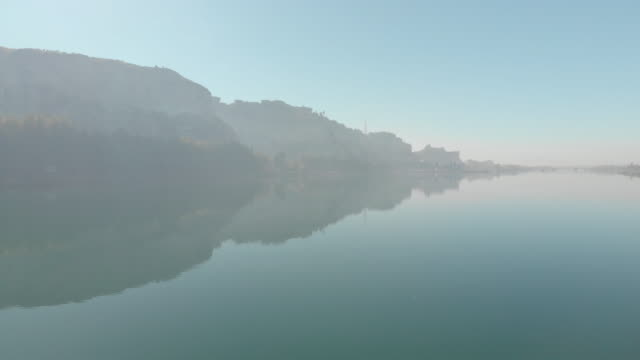
#> input picture 3rd year/1st semester/VA/22-23/ExFinal_22-23/images_exam/contrast_example.jpg, 640 x 360 px
$ jupyter execute Final23.ipynb   (shell and % lines are left out)
#> lines starting #> are read from the running program, lines starting #| are printed output that depends on the picture; long printed decimals are rounded
----------------------------------------------------------------------------------------------------
----------------------------------------------------------------------------------------------------

<h1><center>

Practical exam on Computer Vision

(February, 6th, 2023 )
</center></h1>

----------------------------------------------------------------------------------------------------
----------------------------------------------------------------------------------------------------

Esta es la parte práctica del examen final de Visión artificial, curso 2022-23.

El examen práctico debería ser resuelto en un máximo de 2 horas. Para aprobar la asignatura se han de aprobar ambas partes, teórica y práctica. Cada ejercicio se encuentra definido con su correspondiendiente puntuación. Priorice adecuadamente.

Tengase en cuenta que no es tan importante que el resultado final sea exactamente igual a los ejemplos que pueden proporcionarse en los enunciados, sino que se tendrá en cuenta cómo el alumno resuelve el problema.

----------------------------------------------------------------------------------------------------

[cell 1]
import numpy as np # useful for manipulating matrices
from skimage import io # useful for image loading and saving
from matplotlib import pyplot as plt # useful for plotting images on iPython or Jupyter Notebooks
from skimage import img_as_float
from skimage.color import rgb2gray
from skimage import exposure # To get histogram of images
from skimage.transform import resize
from skimage.color.adapt_rgb import adapt_rgb, each_channel # To apply Gaussian on RGB images
from skimage import filters # To use filters like Gaussian, Roberts, etc...
from skimage.util import random_noise # To add noise
from skimage import feature # To apply Canny
import matplotlib.animation as animation

### FACE DETECTION
from skimage.feature import haar_like_feature
from skimage.feature import haar_like_feature_coord
from skimage.feature import draw_haar_like_feature
from skimage.transform import integral_image


@adapt_rgb(each_channel) # Decorator from Scikit Image to process rgb images on filtering
def gaussian_each(image, sigma): # Pass each of the RGB channels to the filter one-by-one, and stitch the results back into an RGB image.
    return filters.gaussian(image, sigma)

## Ejercicio 1

**Ex1.1** (0.5 pt) Lee la imagen `./images_exam/contrast_example.jpg`. Convierte la imagen a escala de grises, imprime las características de las dos imagen (tamaño, tipo de datos, valor máximo y mínimo). **¿Consideras que la imagen en escala de grises es una imagen de bajo contraste?**

Muestra la imagen a color y en escala de grises en la misma figura, **ambas sin el realce de contraste automático que realiza la función `imshow()`**, con el título que indica de qué tipo de imagen se trata.

[cell 2]
# your solution here

#open the image
im = io.imread('./images_exam/contrast_example.jpg')
#> im is the input picture: shape (360, 640, 3); mean R, G, B 141.4, 164.8, 168.8

#print the information that we need
print("_______ORIGINAL_______",
'\nImage size: ', im.shape,
'\nImage data type: ', im.dtype,
"\nMinimal value: ", im.min(),
"\nMaximal vlaue: ", im.max())
#| _______ORIGINAL_______
#| Image size:  (360, 640, 3)
#| Image data type:  uint8
#| Minimal value:  70
#| Maximal vlaue:  241


im_gs = rgb2gray(im) #converting to grayscale

#print the information that we need
print("\n_______GRAYSCALE_______",
'\nImage size: ', im_gs.shape,
'\nImage data type: ', im_gs.dtype,
"\nMinimal value: ", im_gs.min(),
"\nMaximal vlaue: ", im_gs.max())
#| _______GRAYSCALE_______
#| Image size:  (360, 640)
#| Image data type:  float64
#| Minimal value:  0.3792
#| Maximal vlaue:  0.8971

#showing images
fig = plt.figure(figsize=(15,15))

ax = fig.add_subplot(1,2,1)
ax.title.set_text('Original Image')
ax.axis('off')
plt.imshow(im, vmin = 0, vmax = 255)

ax = fig.add_subplot(1,2,2)
ax.title.set_text('Grayscale Image')
ax.axis('off')
plt.imshow(im_gs, vmin = 0, vmax = 1, cmap='gray')

 >**¿Consideras que la imagen en escala de grises es una imagen de bajo contraste?** </p>
Si, lo considero ya que para que tubiese buen contraste deberia haver mas tonos de gris i solo tenemos de 0.3792270588235294 a 0.897126274509804 en una escala de 0 a 1.

**Ex 1.2** (1.0 pt) Escribe una función que nos permita visualizar los histogramas de cada uno de los tres canales junto con el de la imagen en escala de grises. **Aseguraos** de utilizar el tipo de datos como rango de entrada (**source_range**) en la función `histogram` para poder visualizar correctamente los valores de los bins del histograma.

Así mismo, limite el eje X a un valor adecuado (por ejemplo, entre [0,1] para imágenes de tipo `float`o [0,255] para imaǵenes de tipo `uint8`). Os mostramos un ejemplo adecuado.

Fijaos cómo los valores de los pixels se encuentran centrados en el eje X, tal y como corresponde según los valores máximos y mínimos que os mostrará la figura en el apartado anterior.

[cell 3]
def im_hist(im,  nbins=8) :

    # your solution here
    #we pass the image to grayscale
#> called with nbins = 128
    gray_im = rgb2gray(im)

    # now we grab rgb channels of original image separately
    r_im = im[:,:,0]  #red channel
    g_im = im[:,:,2]  #green channel
    b_im = im[:,:,1]  #blue channel


    # we pass all images to float
    gray_im = img_as_float(gray_im)
    r_im = img_as_float(r_im)
    g_im = img_as_float(g_im)
    b_im = img_as_float(b_im)

    # creating histoghram of every image
    hist_gray = exposure.histogram(gray_im, nbins, 'dtype')
    hist_r = exposure.histogram(r_im, nbins, 'dtype')
    hist_g = exposure.histogram(g_im, nbins, 'dtype')
    hist_b = exposure.histogram(b_im, nbins, 'dtype')

    # show all images
    fig, ax = plt.subplots(ncols = 1, figsize = (20, 5))
    width = 0.2 # set width of bins

    bins_gray = np.arange(0, nbins)
    bins_r = bins_gray + width
    bins_g = bins_gray + width * 2
    bins_b = bins_gray + width * 3

    # show histograms
    # i made the column gray because I think it's better to see the information clearer,
    # but if you want to see it in GreenYellow as the examble just comment this line an uncomment the one after this
    ax.bar(bins_gray, hist_gray[0], width=0.2, color='gray')
    # ax.bar(bins_gray, hist_gray[0], width=0.2, color='GreenYellow')
    ax.bar(bins_r, hist_r[0], width=0.2, color='red')
    ax.bar(bins_g, hist_g[0], width=0.2, color='green')
    ax.bar(bins_b, hist_b[0], width=0.2, color='blue')
    # setting title of each histogram
    ax.set_title('Histogram with ' + str(nbins) + ' bins')

    # we make a legend so it's easy to see which variable is which
    ax.legend(['Gray','Red', 'Green', 'Blue'])

    fig.tight_layout()
    # [5 lines of commented-out code are left out]
    plt.show()
#> figure, not shown here; tallest bar 12974 high, from x = 93.9 to 94.1; tallest bar 11968 high, from x = 102.1 to 102.3; tallest bar 16075 high, from x = 118.3 to 118.5

[cell 4]
im_hist(im, 128)

**Ex. 1.3** (1.0 pt) Realize una mejora del contraste de la **imagen RGB original**. Para ello hemos visto dos modos, uno manual y otro con una función de `skimage`. **Utiliza ambos.**

Muestra las imágenes antes y después de realizar el realce de contraste, eliminando el realce automático que realiza la función `imshow()`. Muestra el nuevo histrograma de las imágenes. Por ejemplo:

[cell 5]
# your solution here (1. Direct manipulation)
direct_manipulation = np.copy(im)
direct_manipulation = (direct_manipulation - direct_manipulation.min() / direct_manipulation.max() - direct_manipulation.min()) * 255
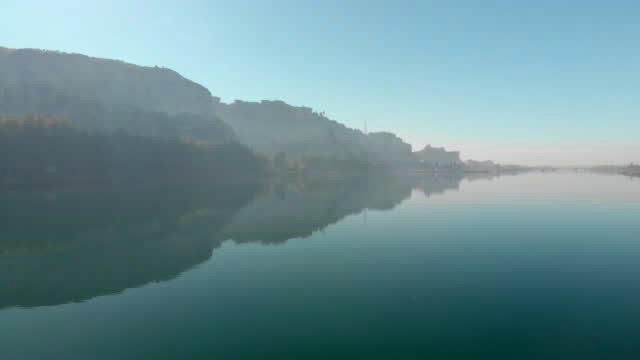
#> direct_manipulation: shape (360, 640, 3) float64; mean R, G, B 18126.3, 24090.9, 25111.7; drawn with min black and max white
#print(direct_manipulation.dtype) # it is float32
#showing images
fig = plt.figure(figsize=(15,15))

ax = fig.add_subplot(1,2,1)
ax.title.set_text('Original')
ax.axis('off')
plt.imshow(im, vmin = 0, vmax = 255)

ax = fig.add_subplot(1,2,2)
ax.title.set_text('Direct Manipulation')
ax.axis('off')
plt.imshow(direct_manipulation, vmin = 0, vmax = 1) #float32

im_hist(direct_manipulation, 64)

#hice la manipulacion directa vista en clase i no funciona

[cell 6]
# your solution here (2. scikit)
sc = im.copy()
scikit =  exposure.equalize_adapthist(sc)
print(scikit.dtype) # it is float64
#| float64
#showing images
fig = plt.figure(figsize=(15,15))

ax = fig.add_subplot(1,2,1)
ax.title.set_text('Original')
ax.axis('off')
plt.imshow(im, vmin = 0, vmax = 255)

ax = fig.add_subplot(1,2,2)
ax.title.set_text('scikit')
ax.axis('off')
plt.imshow(scikit, vmin = 0, vmax = 1) #float64

im_hist(scikit, 64)
#> call 3 of im_hist, with nbins = 64
#> in im_hist (call 3), `r_im = im[:,:,0]`:
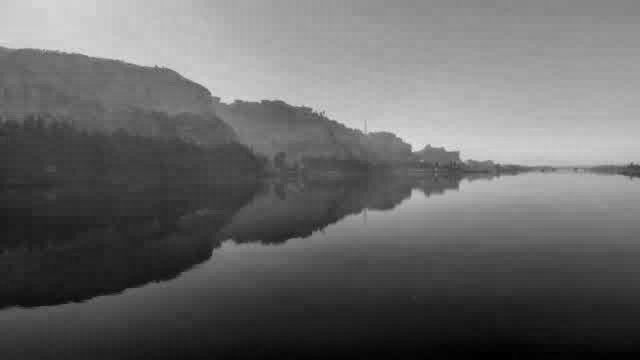
#> r_im: shape (360, 640) float64; min 0, max 0.89, mean 0.408

**Ex 1.4** (0.5 pt) Invierte los canales rojo y azul de la imagen con contraste realzado usando el canal verde de la imagen sin realce. Muestra la imagen original si realce, con realce y la nueva en una sola figura, así como el histograma de la nueva imagen.

[cell 7]
# your solution here
new_im = np.zeros(im.shape, dtype = np.float64)
imf = img_as_float(im)
new_im[:,:,0] = scikit[:,:,2] #el rojo es el azul realzado
new_im[:,:,2] = scikit[:,:,0] #el azul es el rojo realzado
new_im[:,:,1] = imf[:,:,1] #el verde se qeda igual sin realce
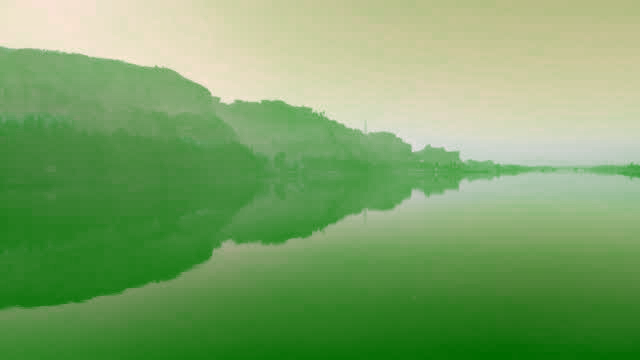
#> new_im: shape (360, 640, 3) float64; mean R, G, B 0.484, 0.646, 0.408

#showing images
fig = plt.figure(figsize=(15,15))

ax = fig.add_subplot(1,3,1)
ax.title.set_text('Original')
ax.axis('off')
plt.imshow(im, vmin = 0, vmax = 255)

ax = fig.add_subplot(1,3,2)
ax.title.set_text('scikit')
ax.axis('off')
plt.imshow(scikit, vmin = 0, vmax = 1)

ax = fig.add_subplot(1,3,3)
ax.title.set_text('new')
ax.axis('off')
plt.imshow(new_im, vmin = 0, vmax = 1)

## Ejercicio 2

**Ex 2.1** (1.5 pt.) Leed la imagen `images_exam/big_frame.jpg` y aplicad **filtro de media**, **filtro de mediana** y **filtro gausiano**.

En el filtro de media, utilizaremos una máscara cuadrada 2D para realizar la convolución. En el filtro de mediana, utilizaremos el kernel disk. **Buscad un tamaño de las máscaras adecuado, así como el valor sigma del filtro gausiano necesario,** para reducir el ruido.

Visualizar la imagen original y las resultantes en una sola figura, con sus respectivos títulos. **Comentad brevemente qué hace cada filtro así como cuál puede ser más adecuado para este problema.**

[cell 8]
# your solution here
bf = io.imread('./images_exam/big_frame.jpg')
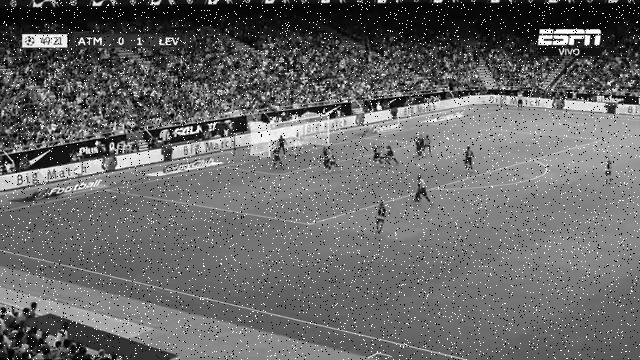
#> input picture 3rd year/1st semester/VA/22-23/ExFinal_22-23/images_exam/big_frame.jpg, 640 x 360 px
#> bf is the input picture: shape (360, 640); min 0, max 255, mean 104

# apply Gaussian filter function from sckit-image with sigma 2
bf_gaussian = np.copy(bf)
bf_gaussian = gaussian_each(bf_gaussian, 2)

#apply mean filter
bf_median = np.copy(bf)
filters.median(bf, out = bf_median)

#apply mean
from skimage import color
from scipy import ndimage # To use the convolve function
#your solution
# creating a two-dimensional uniform mask with a np.zeros array of 15x15
mask_h2d = np.zeros((15,15), dtype = np.uint8)
# setting all values to 1
mask_h2d[:,:] = 1
# normalize it dividing mask by the sum of all its values
mask_h2d = mask_h2d / np.sum(mask_h2d)
# apply the mask to the grayscale image using standard parameters
bf_convolved = ndimage.convolve(bf, mask_h2d, mode='constant', cval=0.0)


# showing the four images
fig = plt.figure(figsize = (15,15))

ax = fig.add_subplot(1 ,4, 1)
ax.title.set_text('original')
plt.axis('off')
plt.imshow(bf, cmap = 'gray')

ax = fig.add_subplot(1 ,4, 2)
ax.title.set_text('Gaussian with sigma 2')
plt.axis('off')
plt.imshow(bf_gaussian, cmap = 'gray')

ax = fig.add_subplot(1 ,4, 3)
ax.title.set_text('Median')
plt.axis('off')
plt.imshow(bf_median, cmap = 'gray')

ax = fig.add_subplot(1, 4, 4)
ax.title.set_text('Mean')
plt.axis('off')
plt.imshow(bf_convolved, cmap = 'gray')

**Ex 2.2** (1.5 pt.) Utilizando sólamente el filtro que os parezca más adecuado, vamos a aplicarlo a todo un video. Para ello, carga y visualiza las imágenes que se encuentra en el carpeta `images_exam/video_sp`. Una vez comprobado que todo funciona correctamente (las imágenes han de verse con ruido), aplica el filtro que mejor resultado te haya dado en el apartado anterior para visualizar las imágenes tan limpias como sea posible.

**Comenta cuál es el filtro más adecuado y por qué.** EL DE MEDIANA YA QUE EL RUIDO ES DE TIPO IMPULSO (CREO) YA QUE NO DISTINGO SI LOS PUNTOS SON SOLO BLANCOS O BLANCOS I NEGROS EN CUYO CASO SERIA TIPO SALT AND PEPPER. PARA AMBOS TIPOS EL FILTRO DE MEDIANA ES MÀS ÒPTIMO

[cell 9]
#your solution here
#apply median filter
# Reading a sequence of images from a folder
ic = io.ImageCollection('images_exam/video_sp/*.jpg')
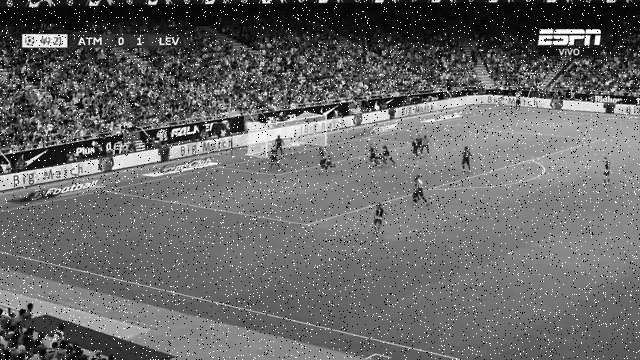
#> input picture 3rd year/1st semester/VA/22-23/ExFinal_22-23/images_exam/video_sp/frame-0031.jpg, 640 x 360 px
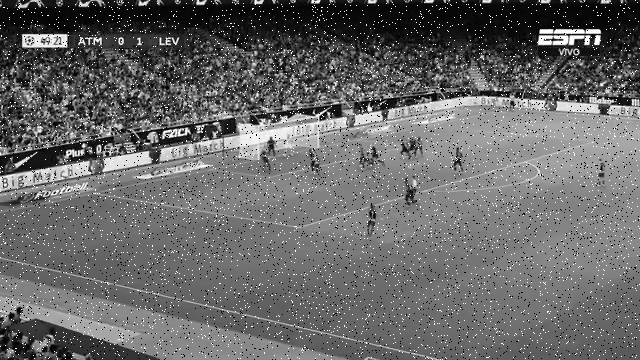
#> input picture 3rd year/1st semester/VA/22-23/ExFinal_22-23/images_exam/video_sp/frame-0033.jpg, 640 x 360 px
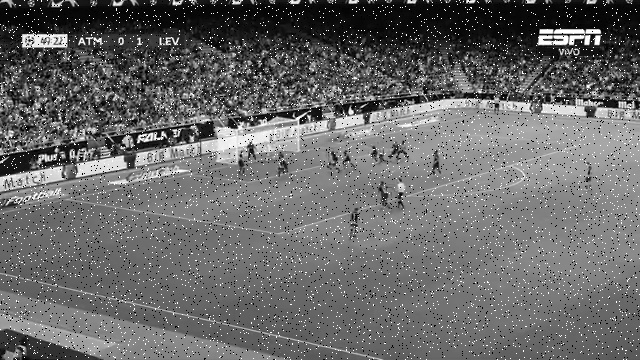
#> input picture 3rd year/1st semester/VA/22-23/ExFinal_22-23/images_exam/video_sp/frame-0037.jpg, 640 x 360 px
#> ic = 3 items

#Changing the pluggin is necessary always when visualizing a video!

#showing original video
fig = plt.figure()  # Create figure
im = plt.imshow(ic[0], animated=True) #Visualize the first image

def run(i):   #Updating the frame visualization
    im.set_array(ic[i]) #Changing the content of the canvas
    return im, #to return a tuple!

plt.show()
ani = animation.FuncAnimation(fig, run, interval=1, blit=True, frames=len(ic), repeat= False)
plt.show()

[cell 10]
#applying median filter to a video:

for frame in ic:
    #we apply median filter to every frame
    filters.median(frame, out = frame) #lo sustituimos por el que lleva filtro
#> this loop made 3 passes

#vemos el video filtrado #Changing the pluggin is necessary always when visualizing a video!

#showing original video
fig = plt.figure()  # Create figure
im = plt.imshow(ic[0], animated=True) #Visualize the first image

def run(i):   #Updating the frame visualization
    im.set_array(ic[i]) #Changing the content of the canvas
    return im, #to return a tuple!

plt.show()
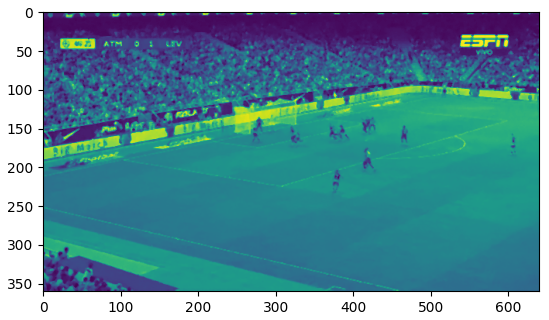
#> figure drawn by matplotlib, 1 panel
ani = animation.FuncAnimation(fig, run, interval=1, blit=True, frames=len(ic), repeat= False)
plt.show()

## Ejercicio 3

**Ex 3.1** (0.5 pt) Lee la imagen `./images_exam/template1.jpg`. Haz un resize de la imagen a $24\times24$ pixels. Convierte la imagen a escala de grises y visualiza ambas imágenes en una sola figura. Muestra el tipo de datos y el tamaño de cada una.

[cell 11]
# your solution here
tmp = io.imread('./images_exam/template1.jpg')
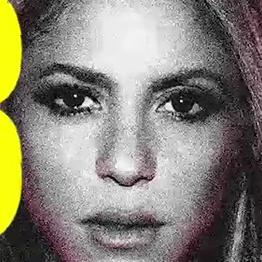
#> input picture 3rd year/1st semester/VA/22-23/ExFinal_22-23/images_exam/template1.jpg, 262 x 262 px
#> tmp is the input picture: shape (262, 262, 3); mean R, G, B 135.4, 131.4, 119.4
tmp_resized = resize(tmp,(24,24))
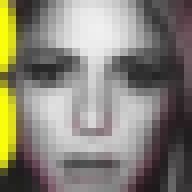
#> tmp_resized: shape (24, 24, 3) float64 (shown 8 times larger); mean R, G, B 0.531, 0.515, 0.468

#showing images
fig = plt.figure(figsize=(5,5))

ax = fig.add_subplot(1,2,1)
ax.title.set_text('Original')
ax.axis('off')
plt.imshow(tmp)

ax = fig.add_subplot(1,2,2)
ax.title.set_text('resized')
ax.axis('off')
plt.imshow(tmp_resized)
